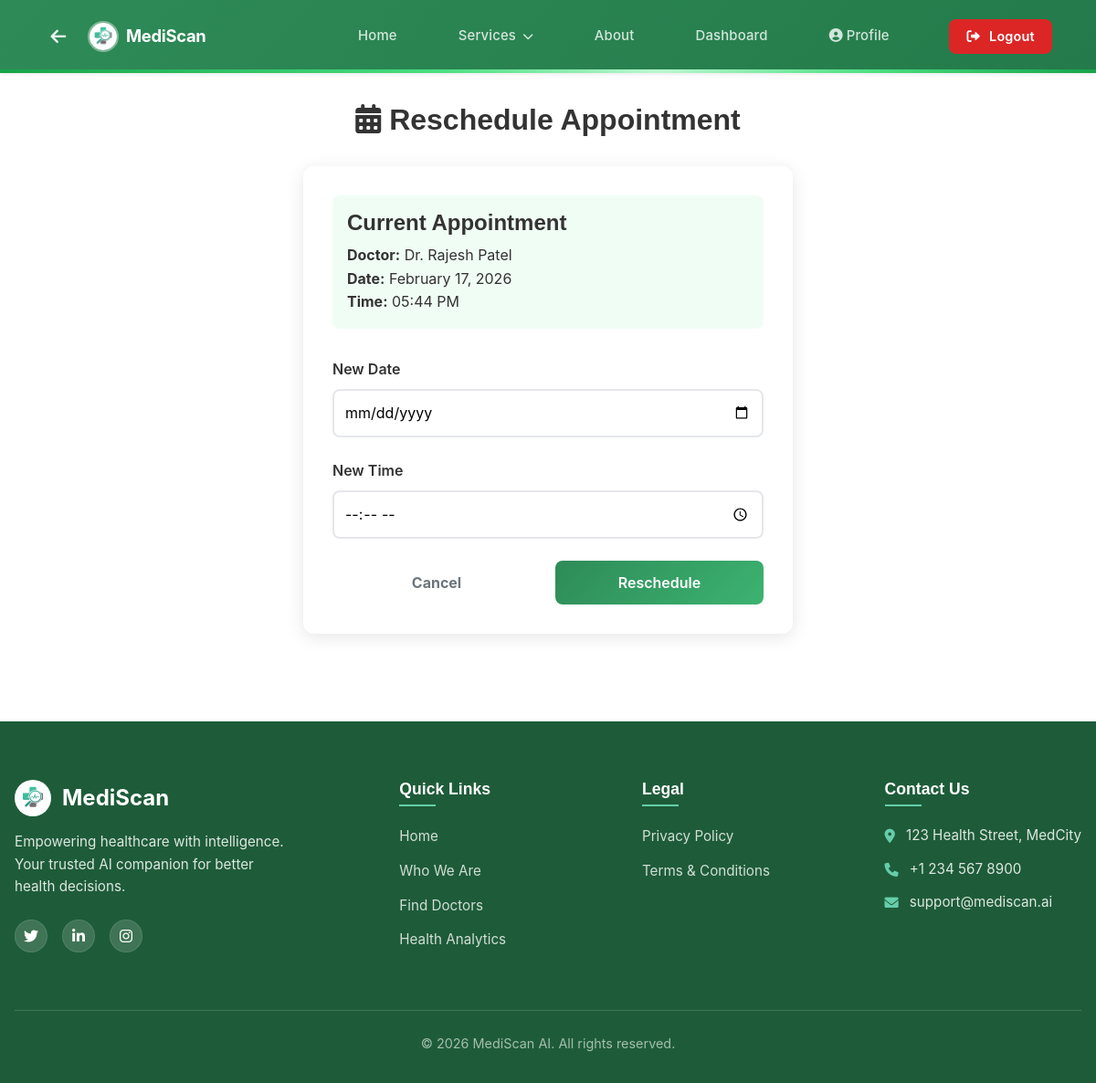
/appointment/reschedule/1 (signed in), run on the app's committed database.
### app.py (models this page shows, shortened)
class User(UserMixin, db.Model):
    id = db.Column(db.Integer, primary_key=True)
    username = db.Column(db.String(80), unique=True, nullable=False)
    email = db.Column(db.String(120), unique=True, nullable=False)
    phone = db.Column(db.String(20), unique=True)
    password_hash = db.Column(db.String(128))
    otp_code = db.Column(db.String(6))
    otp_expiry = db.Column(db.DateTime)
    role = db.Column(db.String(20), nullable=False, default='patient') # patient, doctor, admin
    created_date = db.Column(db.DateTime, default=datetime.utcnow)
    profile_image = db.Column(db.String(200))
    date_of_birth = db.Column(db.Date)
    gender = db.Column(db.String(10))
    blood_group = db.Column(db.String(5))
    is_online = db.Column(db.Boolean, default=True)
    last_seen = db.Column(db.DateTime, default=datetime.utcnow)
    patient_profile = db.relationship('PatientProfile', backref='user', uselist=False, cascade="all, delete-orphan")
    doctor_profile = db.relationship('DoctorProfile', backref='user', uselist=False, cascade="all, delete-orphan")
    health_metrics = db.relationship('HealthMetric', backref='user', cascade="all, delete-orphan")
    wallet_balance = db.Column(db.Float, default=0.0)
    rewards = db.relationship('UserReward', backref='user', lazy=True, cascade="all, delete-orphan")
    subscriptions = db.relationship('UserSubscription', backref='user', lazy=True, cascade="all, delete-orphan")

class Appointment(db.Model):
    id = db.Column(db.Integer, primary_key=True)
    patient_id = db.Column(db.Integer, db.ForeignKey('user.id'), nullable=False)
    doctor_id = db.Column(db.Integer, db.ForeignKey('doctor_profile.id'), nullable=False)
    date_time = db.Column(db.DateTime, nullable=False)
    consultation_type = db.Column(db.String(20), default='video')  # video, clinic, home
    time_slot = db.Column(db.String(20))  # e.g., "10:00 AM"
    status = db.Column(db.String(20), default='Scheduled')  # Scheduled, Completed, Cancelled
    payment_status = db.Column(db.String(20), default='Pending')  # Pending, Paid, Failed
    payment_method = db.Column(db.String(20))  # UPI, Card, NetBanking, Wallet
    transaction_id = db.Column(db.String(100))
    notes = db.Column(db.Text)
    consultation_fee = db.Column(db.Float, default=500.0)
    doctor_profile = db.relationship('DoctorProfile', backref='appointments', foreign_keys=[doctor_id])
    patient = db.relationship('User', backref='appointments', foreign_keys=[patient_id])
    video_prescription = db.relationship('VideoPrescription', backref='appointment', uselist=False, cascade="all, delete-orphan")

### app.py (the view, shortened to what this page needs)
@app.route('/appointment/reschedule/<int:appointment_id>', methods=['GET', 'POST'])
@login_required
def reschedule_appointment(appointment_id):
    appt = Appointment.query.get_or_404(appointment_id)
    if appt.patient_id != current_user.id:
        flash('Unauthorized access', 'error')
        return redirect(url_for('appointments'))
    return render_template('reschedule_appointment.html', appointment=appt)

### app.py (called while the page is built)
@login_manager.user_loader
def load_user(user_id):
    return User.query.get(int(user_id))

### templates/reschedule_appointment.html
{% extends "base.html" %}
{% block content %}
<div class="container" style="padding: 2rem; max-width: 600px; margin: 0 auto;">
    <h2 style="text-align: center; margin-bottom: 2rem;">
        <i class="fas fa-calendar-alt"></i> Reschedule Appointment
    </h2>
    <div style="background: white; padding: 2rem; border-radius: 12px; box-shadow: 0 4px 20px rgba(0,0,0,0.1);">
        <div style="background: #f0fdf4; padding: 1rem; border-radius: 8px; margin-bottom: 2rem;">
            <h4 style="margin: 0 0 0.5rem 0;">Current Appointment</h4>
            <p style="margin: 0;"><strong>Doctor:</strong> {{ appointment.doctor_profile.user.username }}</p>
            <p style="margin: 0;"><strong>Date:</strong> {{ appointment.date_time.strftime('%B %d, %Y') }}</p>
            <p style="margin: 0;"><strong>Time:</strong> {{ appointment.date_time.strftime('%I:%M %p') }}</p>
        </div>
        <form method="POST">
            <div style="margin-bottom: 1.5rem;">
                <label style="display: block; margin-bottom: 0.5rem; font-weight: 600;">New Date</label>
                <input type="date" name="new_date" required
                       style="width: 100%; padding: 0.75rem; border: 2px solid #e5e7eb; border-radius: 8px;">
            </div>
            <div style="margin-bottom: 1.5rem;">
                <label style="display: block; margin-bottom: 0.5rem; font-weight: 600;">New Time</label>
                <input type="time" name="new_time" required
                       style="width: 100%; padding: 0.75rem; border: 2px solid #e5e7eb; border-radius: 8px;">
            </div>
            <div style="display: flex; gap: 1rem;">
                <a href="{{ url_for('appointments') }}" class="btn btn-outline-secondary" style="flex: 1; text-align: center; padding: 0.75rem; text-decoration: none; border-radius: 8px;">
                    Cancel
                </a>
                <button type="submit" class="btn btn-primary" style="flex: 1; padding: 0.75rem; background: linear-gradient(135deg, #2E8B57, #3CB371); border: none; border-radius: 8px; font-weight: 600;">
                    Reschedule
                </button>
            </div>
        </form>
    </div>
</div>
{% endblock %}

### static/css/style.css (style rules this page uses)
:root { --primary-color: #2E8B57; --secondary-color: #3CB371; --accent-color: #66CDAA; --background-color: #ffffff; --card-bg: #ffffff; --text-primary: #333333; --text-secondary: #666666; --success: #10b981; --warning: #f59e0b; --danger: #ef4444; --font-heading: 'Outfit', sans-serif; --font-body: 'Inter', sans-serif; --shadow-sm: 0 1px 3px rgba(0, 0, 0, 0.1); --shadow-md: 0 4px 6px -1px rgba(0, 0, 0, 0.1), 0 2px 4px -2px rgba(0, 0, 0, 0.1); --shadow-lg: 0 10px 15px -3px rgba(0, 0, 0, 0.1), 0 4px 6px -4px rgba(0, 0, 0, 0.1); --radius: 1rem; }
* { margin: 0; padding: 0; box-sizing: border-box; }
body { font-family: var(--font-body); background-color: #ffffff !important; color: var(--text-primary); line-height: 1.6; padding-top: 80px; padding-top: 80px; }
html { background-color: #ffffff !important; }
h1, h2, h3, h4, h5, h6 { font-family: var(--font-heading); font-weight: 700; color: var(--text-primary); }
.btn { display: inline-flex; align-items: center; justify-content: center; padding: 0.75rem 1.5rem; border-radius: 0.5rem; font-weight: 600; text-decoration: none; transition: all 0.2s; border: none; cursor: pointer; font-size: 1rem; gap: 0.5rem; }
.btn-primary { background: var(--primary-color); color: white; }
.container { max-width: 1200px; margin: 0 auto; padding: 2rem; }

### static/css/booking.css (style rules this page uses)
.btn { padding: 1rem 2rem; border: none; border-radius: 12px; font-weight: 700; font-size: 1rem; cursor: pointer; transition: all 0.3s ease; display: flex; align-items: center; gap: 0.5rem; }
.btn-primary { background: linear-gradient(135deg, #2E8B57, #3CB371); color: white; }

### templates/base.html (style rules this page uses)
body { font-family: 'Inter', 'Outfit', -apple-system, BlinkMacSystemFont, "Segoe UI", Roboto, Helvetica, Arial, sans-serif, "Apple Color Emoji", "Segoe UI Emoji", "Segoe UI Symbol"; }

### data on the page
User: doctor_profile.user.username "Dr. Rajesh Patel"
Appointment: date_time "February 17, 2026", date_time "05:44 PM"
